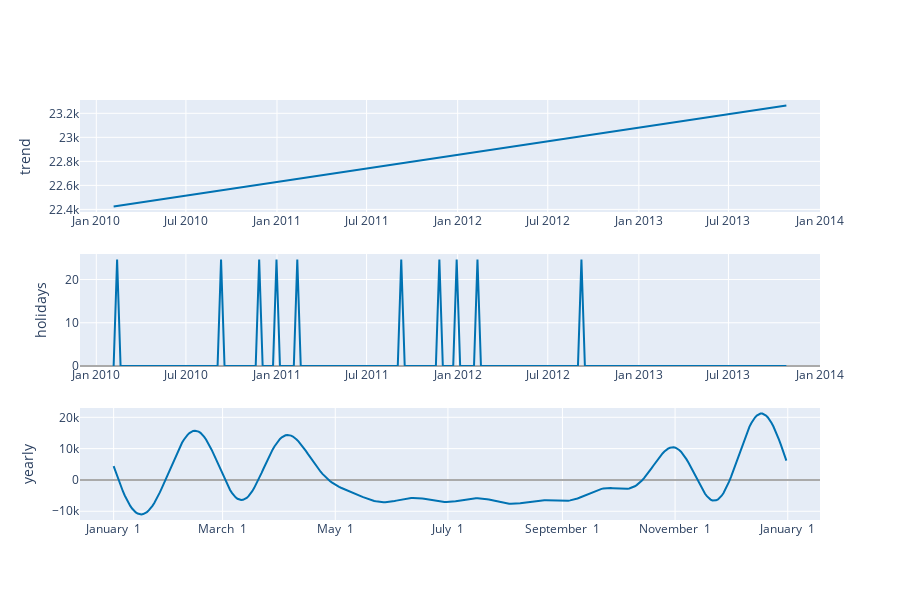

Write notebook code for a chart like this one.
### Code cell
plot_components_plotly(m, forecast)

### Figure 1 — Plotly figure (JSON) as saved in the notebook; plotly's stock layout.template omitted (floating-point values rounded to 4 significant figures; data arrays with more than 128 entries replaced by an {"elided": "..."} marker saying what was removed)
{"data": [{"line": {"color": "#0072B2", "width": 2}, "mode": "lines", "name": "trend", "type": "scatter", "x": {"elided": "508 str values"}, "xaxis": "x", "y": {"elided": "508 float values"}, "yaxis": "y"}, {"line": {"color": "rgba(0, 114, 178, 0.2)", "width": 0}, "mode": "lines", "name": "trend_upper", "type": "scatter", "x": {"elided": "508 str values"}, "xaxis": "x", "y": {"elided": "508 float values"}, "yaxis": "y"}, {"fill": "tonexty", "fillcolor": "rgba(0, 114, 178, 0.2)", "line": {"color": "rgba(0, 114, 178, 0.2)", "width": 0}, "mode": "lines", "name": "trend_lower", "type": "scatter", "x": {"elided": "508 str values"}, "xaxis": "x", "y": {"elided": "508 float values"}, "yaxis": "y"}, {"line": {"color": "#0072B2", "width": 2}, "mode": "lines", "name": "holidays", "text": {"elided": "508 str values"}, "type": "scatter", "x": {"elided": "508 str values"}, "xaxis": "x2", "y": {"elided": "508 float values"}, "yaxis": "y2"}, {"line": {"color": "#0072B2", "width": 2}, "mode": "lines", "name": "yearly", "type": "scatter", "x": {"elided": "365 str values"}, "xaxis": "x3", "y": {"elided": "365 float values"}, "yaxis": "y3"}], "layout": {"height": 600, "showlegend": false, "width": 900, "xaxis": {"anchor": "y", "domain": [0, 1], "range": ["2009-11-29T01:12:00", "2014-01-01T22:48:00"], "type": "date"}, "xaxis2": {"anchor": "y2", "domain": [0, 1], "range": ["2009-11-29T01:12:00", "2014-01-01T22:48:00"], "type": "date"}, "xaxis3": {"anchor": "y3", "domain": [0, 1], "range": ["2016-12-13T18:54:02.958904115", "2018-01-18T11:04:57.863013581"], "tickformat": "%B %e", "type": "date"}, "yaxis": {"anchor": "x", "domain": [0.7333, 1], "rangemode": "normal", "title": {"text": "trend"}, "zerolinecolor": "#AAA"}, "yaxis2": {"anchor": "x2", "domain": [0.3667, 0.6333], "rangemode": "tozero", "title": {"text": "holidays"}, "zerolinecolor": "#AAA"}, "yaxis3": {"anchor": "x3", "domain": [0, 0.2667], "title": {"text": "yearly"}, "zerolinecolor": "#AAA"}}}
